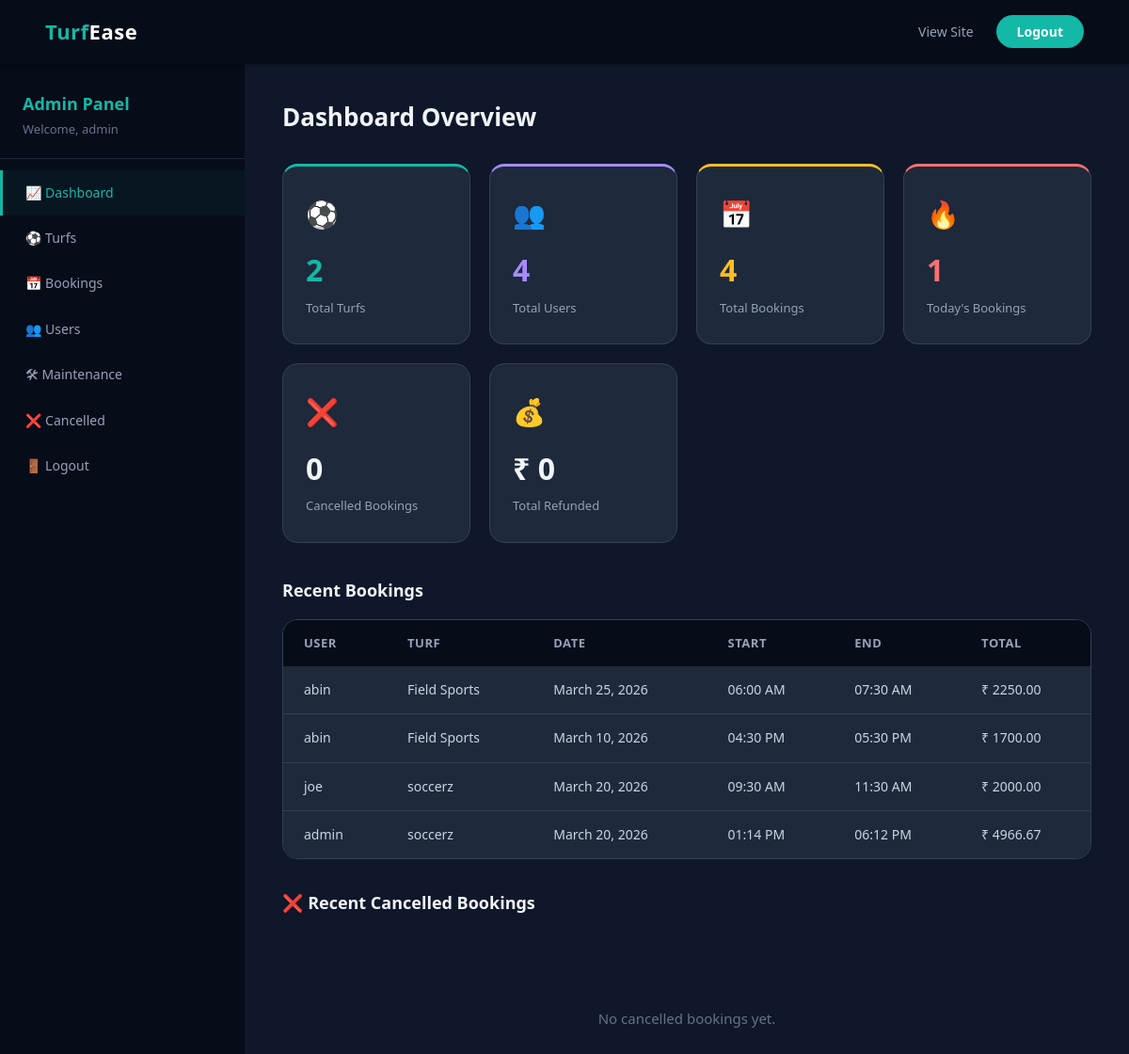
Before: /admin-dashboard/ (signed in) with the older database file.
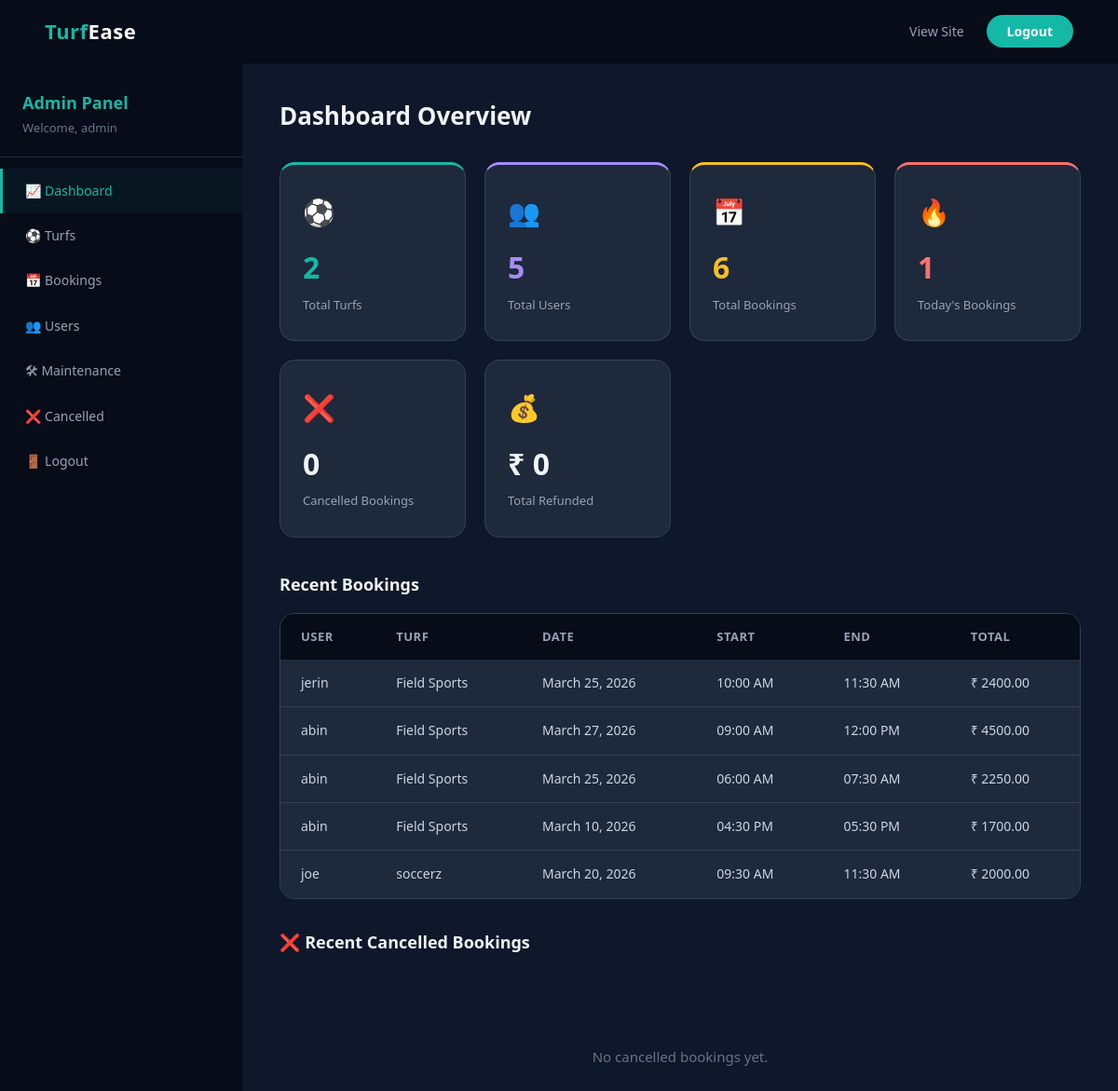
After: the same page with the newer database file.
### bookings/models.py (models this page shows, shortened)
class Booking(models.Model):
    MEMBER_CHOICES = [
        (5, '5-a-side'),
        (7, '7-a-side'),
        (11, '11-a-side'),
    ]
    user = models.ForeignKey(User, on_delete=models.CASCADE, related_name='bookings')
    turf = models.ForeignKey(Turf, on_delete=models.CASCADE, related_name='bookings')
    booking_date = models.DateField()
    start_time = models.TimeField()
    end_time = models.TimeField()
    members = models.PositiveIntegerField(choices=MEMBER_CHOICES, default=5)
    total_price = models.DecimalField(max_digits=10, decimal_places=2)
    created_at = models.DateTimeField(auto_now_add=True)
    class Meta:
        ordering = ['-created_at']

### turfs/models.py (models this page shows, shortened)
class Turf(models.Model):
    name = models.CharField(max_length=200)
    location = models.CharField(max_length=300)
    description = models.TextField()
    price_per_hour = models.DecimalField(max_digits=10, decimal_places=2)
    price_5a_side = models.DecimalField(max_digits=10, decimal_places=2, default=0, help_text='Additional fixed price for 5-a-side teams')
    price_7a_side = models.DecimalField(max_digits=10, decimal_places=2, default=0, help_text='Additional fixed price for 7-a-side teams')
    price_11a_side = models.DecimalField(max_digits=10, decimal_places=2, default=0, help_text='Additional fixed price for 11-a-side teams')
    image = models.ImageField(upload_to='turf_images/', blank=True, null=True)
    created_at = models.DateTimeField(auto_now_add=True)

### dashboard/views.py (the view)
# urls.py: path('', views.dashboard_home, name='dashboard_home'),
@login_required(login_url='admin_login')
@user_passes_test(is_admin, login_url='admin_login')
def dashboard_home(request):
    total_turfs = Turf.objects.count()
    total_users = User.objects.count()
    total_bookings = Booking.objects.count()
    todays_bookings = Booking.objects.filter(booking_date=timezone.now().date()).count()
    total_cancelled = CancelledBooking.objects.count()
    total_refunded = CancelledBooking.objects.aggregate(total=models.Sum('refund_amount'))['total'] or 0
    recent_bookings = Booking.objects.select_related('user', 'turf')[:5]
    recent_cancelled = CancelledBooking.objects.select_related('user')[:5]
    context = {
        'total_turfs': total_turfs,
        'total_users': total_users,
        'total_bookings': total_bookings,
        'todays_bookings': todays_bookings,
        'total_cancelled': total_cancelled,
        'total_refunded': total_refunded,
        'recent_bookings': recent_bookings,
        'recent_cancelled': recent_cancelled,
    }
    return render(request, 'dashboard/dashboard_home.html', context)

### bookings/context_processors.py (called while the page is built)
def unread_notifications(request):
    if request.user.is_authenticated and not request.user.is_staff:
        count = Notification.objects.filter(user=request.user, is_read=False).count()
        return {'unread_notification_count': count}
    return {'unread_notification_count': 0}

### dashboard/views.py (called while the page is built)
def is_admin(user):
    return user.is_staff

### templates/dashboard/dashboard_home.html (shortened to what the changed rows need)
{% extends 'dashboard/base_dashboard.html' %}
{% block dashboard_content %}
<h1>Dashboard Overview</h1>
<div class="stat-grid">
    <a href="{% url 'dashboard_users' %}" class="stat-card stat-card-link">
        <div class="stat-icon">&#128101;</div>
        <div class="stat-number">{{ total_users }}</div>
        <div class="stat-label">Total Users</div>
    </a>
    <a href="{% url 'dashboard_bookings' %}" class="stat-card stat-card-link">
        <div class="stat-icon">&#128197;</div>
        <div class="stat-number">{{ total_bookings }}</div>
        <div class="stat-label">Total Bookings</div>
    </a>
</div>
<div class="dashboard-section">
    <h2>Recent Bookings</h2>
    {% if recent_bookings %}
        <div class="table-container">
            <table>
                <thead>
                    <tr>
                        <th>User</th>
                        <th>Turf</th>
                        <th>Date</th>
                        <th>Start</th>
                        <th>End</th>
                        <th>Total</th>
                    </tr>
                </thead>
                <tbody>
                    {% for booking in recent_bookings %}
                        <tr>
                            <td>{{ booking.user.username }}</td>
                            <td>{{ booking.turf.name }}</td>
                            <td>{{ booking.booking_date }}</td>
                            <td>{{ booking.start_time|time:"h:i A" }}</td>
                            <td>{{ booking.end_time|time:"h:i A" }}</td>
                            <td>&#8377; {{ booking.total_price }}</td>
                        </tr>
                    {% endfor %}
                </tbody>
            </table>
        </div>
    {% else %}
        <div class="empty-state">
            <p>No bookings yet.</p>
        </div>
    {% endif %}
</div>
<div class="dashboard-section">
    <h2>&#10060; Recent Cancelled Bookings</h2>
</div>
{% endblock %}

Changed rows visible on the page:
no longer on this page (row unchanged): Booking: user.username "admin", turf.name "soccerz", booking_date "March 20, 2026", start_time "01:14 PM", end_time "06:12 PM", total_price "4966.67"
added Booking: user.username "jerin", turf.name "Field Sports", booking_date "March 25, 2026", start_time "10:00 AM", end_time "11:30 AM", total_price "2400.00"
added Booking: user.username "abin", turf.name "Field Sports", booking_date "March 27, 2026", start_time "09:00 AM", end_time "12:00 PM", total_price "4500.00"
Other visible differences:
{{ total_users }}: "4" → "5"
{{ total_bookings }}: "4" → "6"
